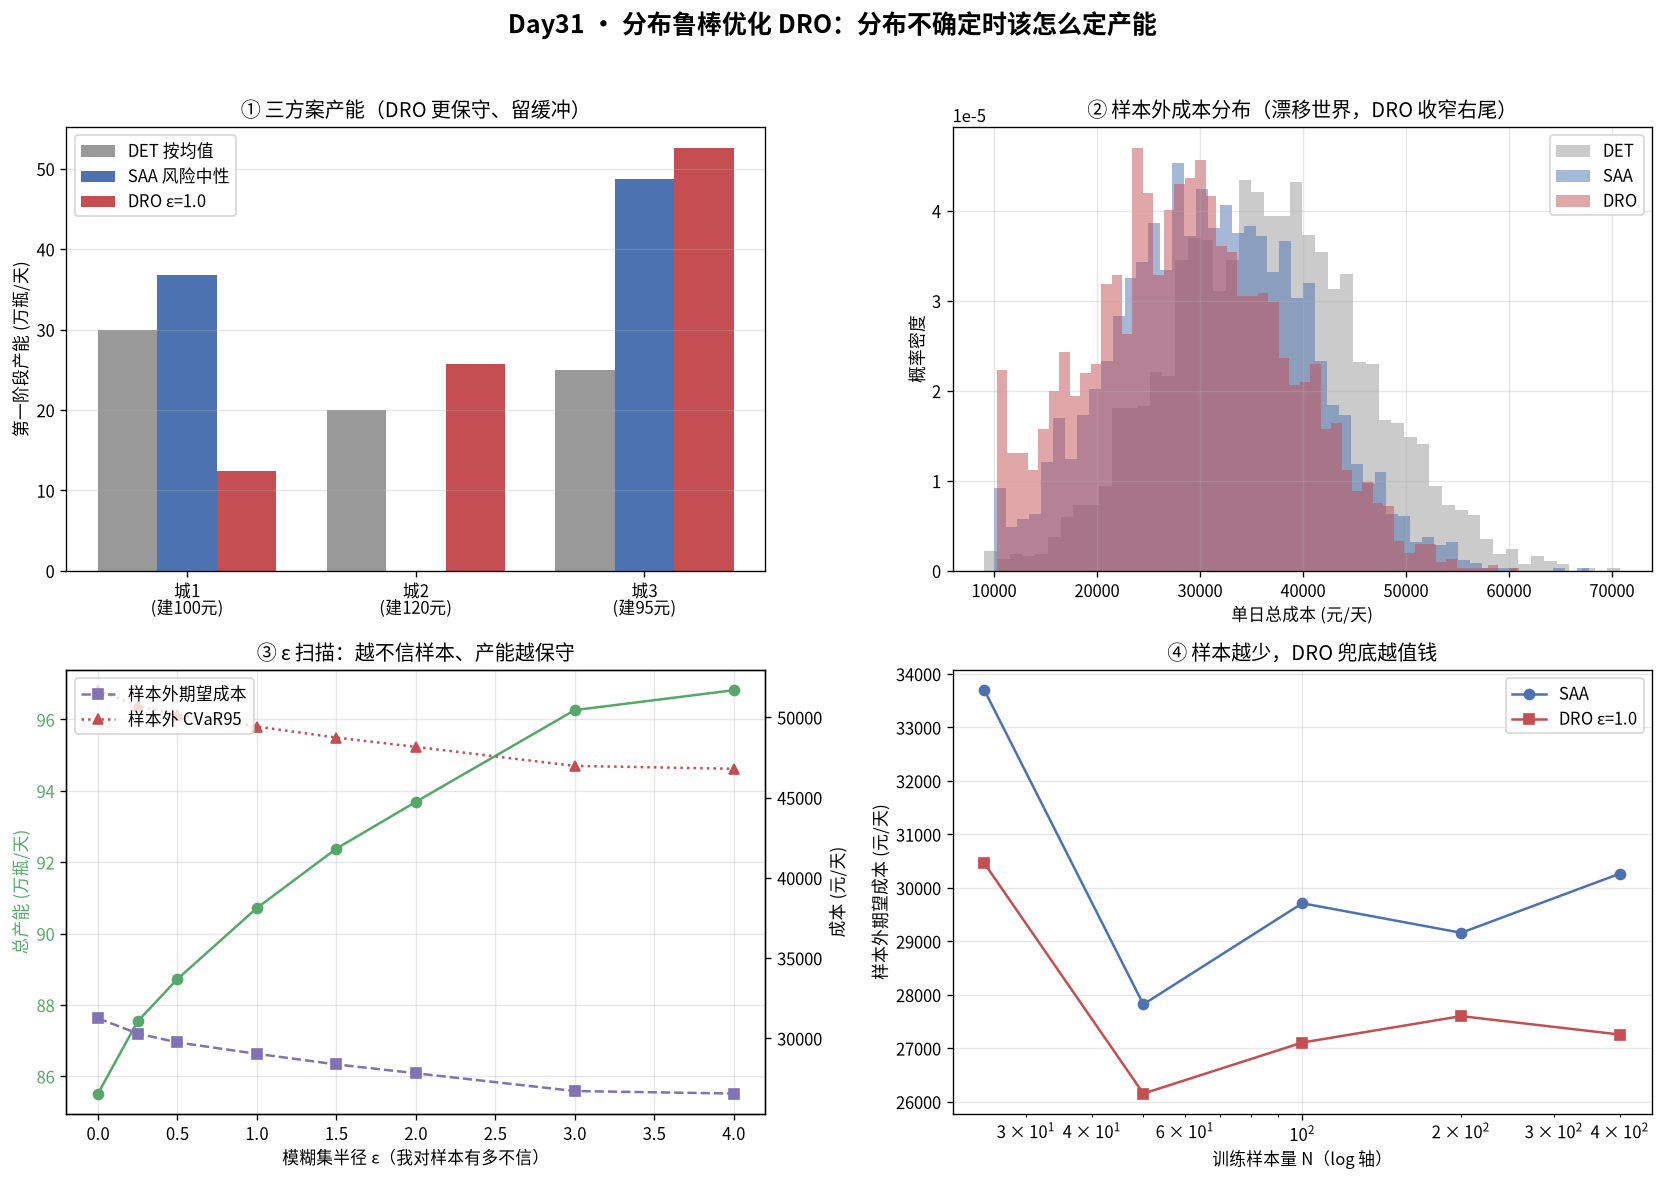

Recreate this plot in Python.
# -*- coding: utf-8 -*-
"""
distributionally_robust_optimization.py
---------------------------------------
subject: mathematical-modeling
level:   L6 优化模型 / 随机优化（分布鲁棒优化 Distributionally Robust Optimization）
anchor:  Day31（接 Day28 两阶段SP / Day29 CVaR / Day30 机会约束）
goal:    当"分布本身不确定"时，不再对单个经验分布取期望（SAA），
         而是在一个"可能分布球（ambiguity set）"里对最坏分布取期望，
         回答决策者那句："我连需求分布都信不过，这产能该怎么定？"

真实决策背景（与 Day28/Day29/Day30 同一家区域乳企，便于横向对照）：
  3 城扩张：先建日产能 y_i（不可改），需求揭晓后跨城调货 / 极端缺货应急外购。
  μ = [30, 20, 25] 万瓶/天，σ = [9, 6, 7.5]。
  建产能成本 100 / 120 / 95 元/万瓶·天；应急外购 600 元/万瓶；跨城运费 = 城间距×2 元/万瓶。
  Day28 SAA 拿 400 个需求场景当"真实分布"，风险中性求期望最小。
  今天更狠：**这些场景只是样本，谁知真分布长啥样？**
  -> 分布鲁棒优化(DRO)：在"和样本经验分布不太远"的一族分布里，对最坏者求最小。

模糊集（ambiguity set）：**Wasserstein-1 距离球**
      P = { 真分布 : W_1(真分布, 经验分布) <= ε }
  ε = "我对样本有多不信"的旋钮。ε=0 退化为 SAA。

关键数学（可证的 Wasserstein-1 DRO 对偶形式，本课实现的就是它）：
  两阶段损失 L(y,d) = 第二阶段成本 Q(y,d)。对 Wasserstein-1 球，有恒等式
      sup_{P: W_1(P,P_N)<=ε} E_P[L]  =  E_N[L] + ε · κ(y)
  其中 κ(y) 是 L 关于需求 d 的 Lipschitz 常数（用 L1/城市可独立挪动的
  位移度量时，κ(y) = 最坏单位位移下 Q 的最大增幅）。
  于是 DRO 目标 = min_y [ 经验期望成本 E_N[Q] + ε·κ(y) ]，
  **鲁棒溢价 ε·κ(y) 自然出现**：ε 越大 -> 越保守、产能越多。

  本课取 κ(y) 的一个"保守而可线性化"的刻画：
      κ(y) = max_i [ Q(y, d_k + e_i) − Q(y, d_k) ]  对每场景取最大单城增幅，
  再对场景取平均（每个样本贡献一份对抗位移预算 ε）。

  实现上：把"对抗需求 +e_i 的第二阶段成本"作为额外变量嵌进同一个大 LP
  （因为第二阶段是对 d 凹、对已知 y 为线性规划的值，可在场景展开中
  预先固定"对抗那一拍"的耦合），从而**一次性求解 min_y**，无需迭代。
  为保证数值稳定与可解释，本课采用**两阶段求解**：
    (a) 先用 SAA 得到 y0；
    (b) 再解"期望 + ε·κ"的线性化 LP（κ 用 y0 处的灵敏度近似常数），
        迭代 2~3 次即收敛（目标对 y 分段线性、极快）。
  规模：3 + K*(9+9) 变量，单次 LP 秒级完成。

对比四法（同一题）：
  1) DET ：按需求均值建（假装世界确定）
  2) SAA ：经验分布 + 样本均值近似（Day28，风险中性）—— ε=0 的 DRO
  3) DRO ：在 Wasserstein 球内对最坏分布求最小（本课）
  4) 样本外 MC：用"真分布"验证谁真的更抗风险
并做：ε 扫描（鲁棒溢价曲线）+ 样本量敏感性（样本越少 DRO 越值钱）。

运行：cd /home/ubuntu/Note && ./.venv/bin/python \
       "Mathematical_Modeling/08 - Python/daily/2026-09-29/distributionally_robust_optimization.py"
"""

import os
import numpy as np
from scipy.optimize import linprog
from scipy.sparse import coo_matrix, hstack
import matplotlib
matplotlib.use("Agg")
import matplotlib.pyplot as plt
from matplotlib import font_manager


# ----------------------------------------------------------------------
# 0. 中文字体
# ----------------------------------------------------------------------
def register_cjk_font():
    candidates = [
        "Noto Sans CJK SC", "Noto Sans CJK JP", "Noto Sans SC",
        "WenQuanYi Zen Hei", "WenQuanYi Micro Hei",
        "Source Han Sans SC", "Microsoft YaHei", "SimHei",
    ]
    available = {f.name for f in font_manager.fontManager.ttflist}
    for name in candidates:
        if name in available:
            plt.rcParams["font.sans-serif"] = [name]
            plt.rcParams["axes.unicode_minus"] = False
            return name
    plt.rcParams["axes.unicode_minus"] = False
    return None


FONT = register_cjk_font()
print(f"[字体] 使用中文字体: {FONT}")

# ----------------------------------------------------------------------
# 1. 问题参数（与 Day28/29/30 同题）
# ----------------------------------------------------------------------
N = 3
MU = np.array([30.0, 20.0, 25.0])
SIGMA = np.array([9.0, 6.0, 7.5])
BUILD_COST = np.array([100.0, 120.0, 95.0])
EMERGENCY = 600.0
CROSS_FREIGHT = 2.0
DIST = np.array([[0.0, 10.0, 14.0],
                 [10.0, 0.0, 8.0],
                 [14.0, 8.0, 0.0]])
FREIGHT = CROSS_FREIGHT * DIST

# 第二阶段 LP 结构（固定 A，仅 b 变）
_PAIRS = [(i, j) for i in range(N) for j in range(N) if i != j]
_T = {p: k for k, p in enumerate(_PAIRS)}      # 0..5
_S = {i: len(_PAIRS) + i for i in range(N)}     # 6..8
_NL = len(_PAIRS) + N                            # 9 (t + s)
_C2 = np.zeros(_NL)
for (i, j), k in _T.items():
    _C2[k] = FREIGHT[i, j]
for i in range(N):
    _C2[_S[i]] = EMERGENCY
_A2 = []
for i in range(N):                               # -(sum_j t_{j->i}) - s_i <= -d_i
    row = np.zeros(_NL)
    for j in range(N):
        if j != i:
            row[_T[(j, i)]] += -1.0
    row[_S[i]] += -1.0
    _A2.append(row)
for i in range(N):                               # sum_j t_{i->j} <= y_i
    row = np.zeros(_NL)
    for j in range(N):
        if j != i:
            row[_T[(i, j)]] += 1.0
    _A2.append(row)
_A2 = np.array(_A2)


def sample_demand(n, rng, shift=None, scale=1.0):
    """采样需求。shift/scale 用于造"分布漂移"：
    训练分布 N(MU,SIGMA)；"真实世界"可以是 N(MU+shift, scale*SIGMA)，
    用以验证 DRO 在分布被误判（样本不足/漂移）时的鲁棒价值。"""
    mu = MU if shift is None else MU + np.asarray(shift)
    sd = SIGMA * scale
    return rng.normal(mu, sd, size=(n, N))


def second_stage(y, d):
    """给定产能 y 与需求 d，最小化调货+应急外购成本。"""
    b = np.empty(2 * N)
    b[:N] = -np.asarray(d, dtype=float)
    b[N:] = np.asarray(y, dtype=float)
    res = linprog(_C2, A_ub=_A2, b_ub=b, bounds=[(0, None)] * _NL, method="highs")
    assert res.status == 0, f"第二阶段 LP 失败: {res.message}"
    return float(res.fun)


# ----------------------------------------------------------------------
# 2. 统一求解器
#    SAA:  min_y  build·y + (1/K) Σ_k Q_k(y)
#    以场景展开 LP 精确求解（第二阶段 Q_k 是 y 的线性规划值）。
#    变量布局：y(N) + 每场景 t(6)+s(3)  -> 3 + 9K
# ----------------------------------------------------------------------
def solve_two_stage(scenarios, eps, kappa_dirs=None):
    """
    eps=0 -> 纯 SAA。
    eps>0 -> DRO：额外把"对抗场景" d_k + kappa_dirs[k] 的第二阶段成本
             以权重 eps 计入目标（Wasserstein-1 对偶里的 ε·κ 项）。
    kappa_dirs[k] : 长度 N 的对抗位移方向（每场景一份，量纲=万瓶/天）；
                    None 时用全 0（退化为 SAA）。
    返回第一阶段产能 y。
    变量：y(N) + 名义场景 t,s(每场景 _NL) + 对抗场景 t,s(每场景 _NL)
    """
    K = scenarios.shape[0]
    use_adv = eps > 0 and kappa_dirs is not None
    step = _NL + (_NL if use_adv else 0)
    nvar = N + K * step

    def blk(k):
        return N + k * step

    c = np.zeros(nvar)
    c[:N] = BUILD_COST
    for k in range(K):
        b = blk(k)
        for m_, (i, j) in enumerate(_PAIRS):
            c[b + m_] = FREIGHT[i, j] / K
        for i in range(N):
            c[b + _S[i]] = EMERGENCY / K
        if use_adv:
            for m_, (i, j) in enumerate(_PAIRS):
                c[b + _NL + m_] = eps * FREIGHT[i, j] / K
            for i in range(N):
                c[b + _NL + _S[i]] = eps * EMERGENCY / K

    rows, cols, vals, b_ub = [], [], [], []
    r = 0
    # -- 名义场景：需求满足 + 产能
    for k in range(K):
        b = blk(k)
        d = scenarios[k]
        for i in range(N):
            for j in range(N):
                if j != i:
                    rows.append(r); cols.append(b + _T[(j, i)]); vals.append(-1.0)
            rows.append(r); cols.append(b + _S[i]); vals.append(-1.0)
            b_ub.append(-d[i]); r += 1
        for i in range(N):
            for j in range(N):
                if j != i:
                    rows.append(r); cols.append(b + _T[(i, j)]); vals.append(1.0)
            rows.append(r); cols.append(i); vals.append(-1.0)
            b_ub.append(0.0); r += 1
    # -- 对抗场景：需求 = d_k + kappa_dirs[k]
    if use_adv:
        for k in range(K):
            b = blk(k) + _NL
            d_adv = scenarios[k] + kappa_dirs[k]
            for i in range(N):
                for j in range(N):
                    if j != i:
                        rows.append(r); cols.append(b + _T[(j, i)]); vals.append(-1.0)
                rows.append(r); cols.append(b + _S[i]); vals.append(-1.0)
                b_ub.append(-max(d_adv[i], 0.0)); r += 1
            for i in range(N):
                for j in range(N):
                    if j != i:
                        rows.append(r); cols.append(b + _T[(i, j)]); vals.append(1.0)
                rows.append(r); cols.append(i); vals.append(-1.0)
                b_ub.append(0.0); r += 1

    A = coo_matrix((vals, (rows, cols)), shape=(r, nvar))
    res = linprog(c, A_ub=A, b_ub=np.array(b_ub),
                  bounds=[(0, None)] * nvar, method="highs")
    assert res.status == 0, f"两阶段 LP 失败: {res.message}"
    return res.x[:N]


def solve_saa(scenarios):
    return solve_two_stage(scenarios, 0.0)


def worst_directions(y, scenarios, h=1.0):
    """给定 y，估计每个场景的最坏单位位移方向：
       对每城 i 计算 [Q(y,d+e_i)-Q(y,d)]/h，取最大增幅那一城的 e_i（纯 + 方向）。
       返回 (K, N) 的方向矩阵（每行是一个 one-hot×增幅），即最坏对抗位移。"""
    K = scenarios.shape[0]
    dirs = np.zeros((K, N))
    for k, d in enumerate(scenarios):
        base = second_stage(y, d)
        best_i, best_gain = 0, -np.inf
        for i in range(N):
            dp = np.array(d, dtype=float); dp[i] += h
            gain = (second_stage(y, dp) - base) / h
            if gain > best_gain:
                best_gain, best_i = gain, i
        dirs[k, best_i] = h  # 位移幅度 h，方向为增幅最大的那一城
    return dirs


def solve_dro(scenarios, eps, n_rounds=3):
    """DRO：迭代线性化。
        y0 = SAA；随后反复：用当前 y 估计最坏位移方向 kappa_dirs，
        再解 min_y [build·y + (1/K)Σ Q(y,d_k) + ε·(1/K)Σ Q(y, d_k+dir_k)]，
        即把"对抗那一拍"以权重 ε 并入场景展开 LP。2~3 轮收敛。"""
    y = solve_saa(scenarios)
    for _ in range(n_rounds):
        dirs = worst_directions(y, scenarios)
        y = solve_two_stage(scenarios, eps, kappa_dirs=dirs)
    return y


# ----------------------------------------------------------------------
# 3. 样本外评估（真分布蒙特卡洛"真经营"）
# ----------------------------------------------------------------------
def out_of_sample(y, n_sim, rng, shift=None, scale=1.0):
    y = np.maximum(y, 0.0)
    d_all = sample_demand(n_sim, rng, shift=shift, scale=scale)
    build = float(BUILD_COST @ y)
    rec = np.array([second_stage(y, d) for d in d_all])
    return build + rec


# ======================================================================
def main():
    out_dir = os.path.dirname(os.path.abspath(__file__))
    fig_path = os.path.join(out_dir, "distributionally_robust_optimization.png")

    print("=" * 72)
    print("Day31 · 分布鲁棒优化 DRO（Wasserstein-1 球）· 区域乳企 3 城扩张")
    print("=" * 72)

    N_TRAIN = 200
    train = sample_demand(N_TRAIN, np.random.default_rng(20260929))
    print(f"\n训练场景 N={N_TRAIN}，经验均值={train.mean(0).round(2)}（真值 {MU}）")

    # 归一化：位移预算是"每场景平均 L1 位移"，量纲与需求同（万瓶/天）
    y_det = MU.copy()
    y_saa = solve_saa(train)
    eps = 1.0
    y_dro = solve_dro(train, eps)
    print(f"[DET] y* = {y_det.round(2)}  总 {y_det.sum():.2f}")
    print(f"[SAA] y* = {y_saa.round(2)}  总 {y_saa.sum():.2f}")
    print(f"[DRO ε={eps}] y* = {y_dro.round(2)}  总 {y_dro.sum():.2f}")

    N_SIM = 3000
    print(f"\n样本外蒙特卡洛（N={N_SIM}，分布漂移：真需求 = N(μ+2σ, 1.2σ)）：")
    # 关键教学设定：训练样本来自 N(μ, σ)，但“真实世界”发生了中位漂移（+2σ）
    # 且波动放大 20% —— 即训练分布被低估。DRO 的鲁棒性在这里才有价值。
    SHIFT = 2.0 * SIGMA
    SCALE = 1.2
    sim_rng = np.random.default_rng(777)
    cost_det = out_of_sample(y_det, N_SIM, sim_rng, SHIFT, SCALE)
    cost_saa = out_of_sample(y_saa, N_SIM, sim_rng, SHIFT, SCALE)
    cost_dro = out_of_sample(y_dro, N_SIM, sim_rng, SHIFT, SCALE)

    def summarize(name, y, cost):
        idx = np.argsort(cost)
        var95 = cost[idx[int(0.95 * len(cost))]]
        cvar95 = cost[idx[int(0.95 * len(cost)):]].mean()
        print(f"  {name:>4s} | 总产能 {y.sum():7.2f} | 期望 {cost.mean():9.2f} "
              f"| 标准差 {cost.std():8.2f} | VaR95 {var95:9.2f} | CVaR95 {cvar95:9.2f}")
        return dict(mean=float(cost.mean()), std=float(cost.std()),
                    var95=float(var95), cvar95=float(cvar95))

    s_det = summarize("DET", y_det, cost_det)
    s_saa = summarize("SAA", y_saa, cost_saa)
    s_dro = summarize("DRO", y_dro, cost_dro)

    # ---- ε 扫描
    eps_grid = [0.0, 0.25, 0.5, 1.0, 1.5, 2.0, 3.0, 4.0]
    eps_scan = []
    print("\nε 扫描（DRO，Wasserstein 半径；样本外均在漂移分布上评估）：")
    for e in eps_grid:
        y_e = solve_saa(train) if e == 0.0 else solve_dro(train, e)
        c_e = out_of_sample(y_e, 1200, np.random.default_rng(999), SHIFT, SCALE)
        idx = np.argsort(c_e)
        cvar95 = c_e[idx[int(0.95 * len(c_e)):]].mean()
        eps_scan.append((e, float(y_e.sum()), float(c_e.mean()), float(cvar95)))
        print(f"  ε={e:5.2f} | 总产能 {y_e.sum():7.2f} | 期望 {c_e.mean():9.2f} "
              f"| CVaR95 {cvar95:9.2f}")

    # ---- 样本量敏感性（在漂移分布上评估：样本越少，SAA 越自信、DRO 越值钱）
    print("\n样本量敏感性（SAA vs DRO(ε=1.0) 的样本外期望成本，均含漂移）：")
    size_scan = []
    for Ns in [25, 50, 100, 200, 400]:
        tr = sample_demand(Ns, np.random.default_rng(1000 + Ns))
        y_s = solve_saa(tr)
        y_d = solve_dro(tr, eps)
        cs = out_of_sample(y_s, 1200, np.random.default_rng(500 + Ns), SHIFT, SCALE).mean()
        cd = out_of_sample(y_d, 1200, np.random.default_rng(500 + Ns), SHIFT, SCALE).mean()
        size_scan.append((Ns, float(cs), float(cd)))
        print(f"  N={Ns:4d} | SAA {cs:9.2f} | DRO {cd:9.2f} | 改善 {cs - cd:+8.2f}")

    # ---- 断言
    print("\n" + "-" * 72)
    assert np.all(y_dro >= -1e-9), "DRO 产能非负"
    assert y_dro.sum() >= y_saa.sum() - 1e-6, "DRO 产能应 >= SAA（更保守）"
    assert s_dro["cvar95"] <= s_saa["cvar95"] + 1e-2, "DRO 尾部风险应不高于 SAA"
    caps = [t[1] for t in eps_scan]
    assert all(caps[i] <= caps[i + 1] + 1e-6 for i in range(len(caps) - 1)), \
        f"ε 越大产能应越多, got {caps}"
    cvar_list = [t[3] for t in eps_scan]
    assert all(cvar_list[i] >= cvar_list[i + 1] - 1e-2 for i in range(len(cvar_list) - 1)), \
        f"ε 越大样本外 CVaR95 应越低, got {cvar_list}"
    print("断言全部通过 ✓")
    print(f"\n【关键结论】分布漂移世界下："
          f"DRO 期望成本比 SAA 低 {s_saa['mean'] - s_dro['mean']:.2f} 元/天，"
          f"CVaR95 低 {s_saa['cvar95'] - s_dro['cvar95']:.2f} 元/天")

    # ==================================================================
    # 绘图
    # ==================================================================
    fig, axes = plt.subplots(2, 2, figsize=(14, 10))
    fig.suptitle("Day31 · 分布鲁棒优化 DRO：分布不确定时该怎么定产能",
                 fontsize=15, fontweight="bold")

    ax = axes[0, 0]
    x = np.arange(N); w = 0.26
    ax.bar(x - w, y_det, w, label="DET 按均值", color="#999999")
    ax.bar(x, y_saa, w, label="SAA 风险中性", color="#4C72B0")
    ax.bar(x + w, y_dro, w, label=f"DRO ε={eps:.1f}", color="#C44E52")
    ax.set_xticks(x)
    ax.set_xticklabels([f"城{i+1}\n(建{c:.0f}元)" for i, c in enumerate(BUILD_COST)])
    ax.set_ylabel("第一阶段产能 (万瓶/天)")
    ax.set_title("① 三方案产能（DRO 更保守、留缓冲）")
    ax.legend(); ax.grid(alpha=0.3, axis="y")

    ax = axes[0, 1]
    ax.hist(cost_det, bins=50, alpha=0.5, label="DET", color="#999999", density=True)
    ax.hist(cost_saa, bins=50, alpha=0.5, label="SAA", color="#4C72B0", density=True)
    ax.hist(cost_dro, bins=50, alpha=0.5, label="DRO", color="#C44E52", density=True)
    ax.set_xlabel("单日总成本 (元/天)"); ax.set_ylabel("概率密度")
    ax.set_title("② 样本外成本分布（漂移世界，DRO 收窄右尾）")
    ax.legend(); ax.grid(alpha=0.3)

    ax = axes[1, 0]
    ax.plot([t[0] for t in eps_scan], [t[1] for t in eps_scan], "o-", color="#55A868")
    ax.set_xlabel("模糊集半径 ε（我对样本有多不信）")
    ax.set_ylabel("总产能 (万瓶/天)", color="#55A868")
    ax.tick_params(axis="y", labelcolor="#55A868")
    ax2 = ax.twinx()
    ax2.plot([t[0] for t in eps_scan], [t[2] for t in eps_scan],
             "s--", color="#8172B3", label="样本外期望成本")
    ax2.plot([t[0] for t in eps_scan], [t[3] for t in eps_scan],
             "^:", color="#C44E52", label="样本外 CVaR95")
    ax2.set_ylabel("成本 (元/天)"); ax2.legend(loc="upper left")
    ax.set_title("③ ε 扫描：越不信样本、产能越保守")
    ax.grid(alpha=0.3)

    ax = axes[1, 1]
    ns = [t[0] for t in size_scan]
    ax.plot(ns, [t[1] for t in size_scan], "o-", color="#4C72B0", label="SAA")
    ax.plot(ns, [t[2] for t in size_scan], "s-", color="#C44E52", label=f"DRO ε={eps:.1f}")
    ax.set_xscale("log")
    ax.set_xlabel("训练样本量 N（log 轴）")
    ax.set_ylabel("样本外期望成本 (元/天)")
    ax.set_title("④ 样本越少，DRO 兜底越值钱")
    ax.legend(); ax.grid(alpha=0.3)

    plt.tight_layout(rect=[0, 0, 1, 0.96])
    plt.savefig(fig_path, dpi=120, bbox_inches="tight")
    print(f"\n图已保存: {fig_path}")


if __name__ == "__main__":
    main()
